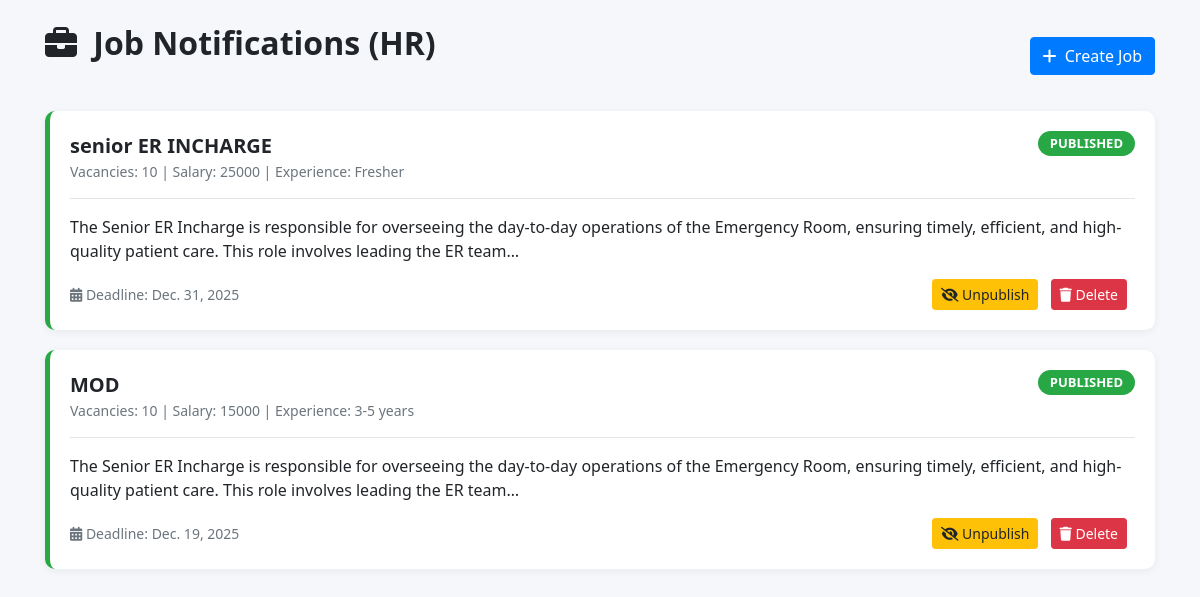
The app's page /job-notification/ with its own data.
### base/models.py (models this page shows, shortened)
class jobnotification(models.Model):
    status_choices = (
        ('open', 'Open'),
        ('closed', 'Closed'),
    )
    experiance_choices = (
        ('Fresher', 'Fresher'),
        ('1-3 years', '1-3 years'),
        ('3-5 years', '3-5 years'),
        ('5+ years', '5+ years'),
    )
    job_type=(
        ('full-time','Full-Time'),
        ('part-time','Part-Time'),
    )
    title = models.CharField(max_length=200)
    description = models.TextField()
    job_type = models.CharField(max_length=20, choices=job_type, default='full-time')
    location = models.CharField(max_length=100)
    vaccancy_count = models.IntegerField()
    status = models.CharField(max_length=10, choices=status_choices, default='open')
    created_at = models.DateTimeField(auto_now_add=True)
    deadline = models.DateField()
    salary = models.CharField(max_length=100)
    is_published = models.BooleanField(default=False)
    experiance=models.CharField(max_length=20, choices=experiance_choices, default='Fresher')

### base/views.py (the view)
# urls.py: path('job-notification/', views.job_notification, name='job_notification'),
def job_notification(request):
    job= jobnotification.objects.all()
    return render(request, 'job_notification.html', {'job': job})

### base/templates/job_notification.html (shortened to what this page needs)
<!DOCTYPE html>
<html lang="en">
<head>
    {% load static %}
    <link rel="stylesheet" href="https://cdn.jsdelivr.net/npm/bootstrap@4.6.2/dist/css/bootstrap.min.css">
    <link rel="stylesheet" href="https://cdnjs.cloudflare.com/ajax/libs/font-awesome/6.4.0/css/all.min.css">
</head>
<body>
<div class="container mt-4">
    <div class="d-flex justify-content-between align-items-center mb-4">
        <h2 class="page-title">
            <i class="fas fa-briefcase mr-2"></i> Job Notifications (HR)
        </h2>
        <a href="{% url 'create_job' %}" class="btn btn-primary">
            <i class="fas fa-plus mr-1"></i> Create Job
        </a>
    </div>
    {% for jobs in job %}
        <div class="job-card {% if jobs.is_published %}published{% else %}draft{% endif %}">
            <div class="d-flex justify-content-between align-items-start">
                <div>
                    <div class="job-title">{{ jobs.title }}</div>
                    <div class="job-meta">
                        Vacancies: {{ jobs.vaccancy_count }} |
                        Salary: {{ jobs.salary }} |
                        Experience: {{ jobs.experiance }}
                    </div>
                </div>
                {% if jobs.is_published %}
                    <span class="badge badge-success badge-status">PUBLISHED</span>
                {% else %}
                    <span class="badge badge-secondary badge-status">DRAFT</span>
                {% endif %}
            </div>
            <hr>
            <p>{{ jobs.description|truncatechars:200 }}</p>
            <div class="d-flex justify-content-between align-items-center">
                <small class="text-muted">
                    <i class="fas fa-calendar-alt"></i>
                    Deadline: {{ jobs.deadline }}
                </small>
                <div class="job-actions">
                    {% if jobs.is_published %}
                        <a href="{% url 'unpublish_job' jobs.id %}" class="btn btn-warning btn-sm">
                            <i class="fas fa-eye-slash"></i> Unpublish
                        </a>
                    {% else %}
                        <a href="{% url 'publish_job' jobs.id %}" class="btn btn-success btn-sm">
                            <i class="fas fa-upload"></i> Publish
                        </a>
                    {% endif %}
                    <a href="{% url 'delete_job' jobs.id %}"
                       class="btn btn-danger btn-sm"
                       onclick="return confirm('Are you sure you want to delete this job?')">
                        <i class="fas fa-trash"></i> Delete
                    </a>
                </div>
            </div>
        </div>
    {% empty %}
        <div class="empty-box">
            <i class="fas fa-briefcase fa-3x text-muted mb-3"></i>
            <h4>No jobs created yet</h4>
            <p class="text-muted">Click “Create Job” to add your first job notification.</p>
        </div>
    {% endfor %}
</div>
</body>
</html>

### base/templates/job_notification.html (style rules this page uses)
body { background-color: #f5f7fb; font-family: 'Segoe UI', Tahoma, Geneva, Verdana, sans-serif; }
.page-title { font-weight: 600; margin-bottom: 25px; }
.job-card { background: #fff; border-radius: 10px; padding: 20px; margin-bottom: 20px; box-shadow: 0 2px 8px rgba(0,0,0,0.06); border-left: 5px solid #6c757d; }
.job-card.published { border-left-color: #28a745; }
.job-title { font-size: 20px; font-weight: 600; }
.job-meta { font-size: 14px; color: #6c757d; }
.badge-status { font-size: 13px; padding: 6px 12px; border-radius: 20px; }
.job-actions a { margin-right: 8px; }

### records on screen
jobnotification: title "senior ER INCHARGE", vaccancy_count "10", salary "25000", experiance "Fresher", is_published "PUBLISHED", description "The Senior ER Incharge is responsible for overseeing the day-to-day operations of the Emergency Room, ensuring timely, efficient, and high-quality patient care. This role involves leading the ER team…", deadline "Dec. 31, 2025"
jobnotification: title "MOD", vaccancy_count "10", salary "15000", experiance "3-5 years", is_published "PUBLISHED", description "The Senior ER Incharge is responsible for overseeing the day-to-day operations of the Emergency Room, ensuring timely, efficient, and high-quality patient care. This role involves leading the ER team…", deadline "Dec. 19, 2025"
